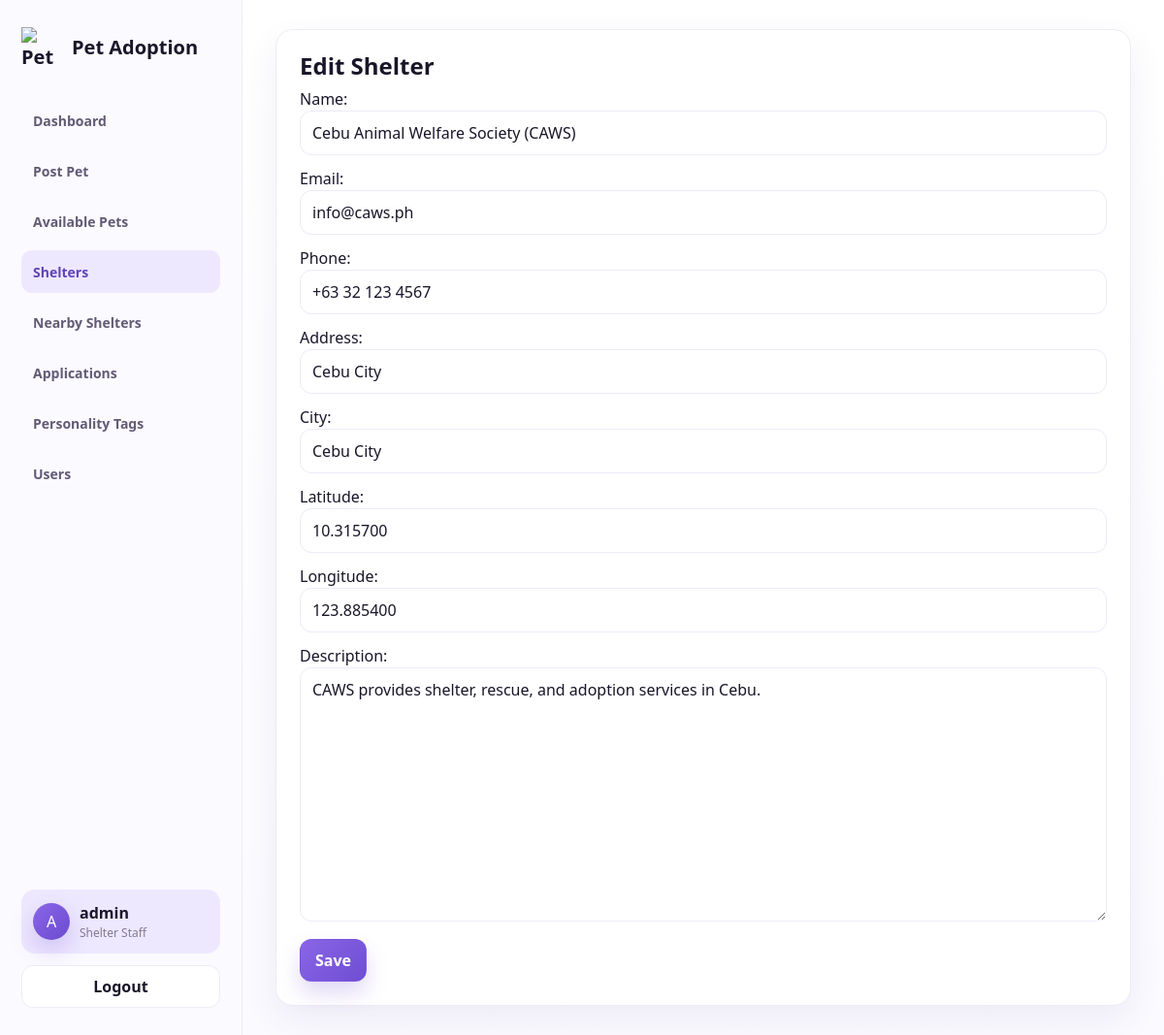
The page /shelters/29/edit/ (signed in) on the database its author committed.
### adoption/models.py (models this page shows, shortened)
class Shelter(models.Model):
    name = models.CharField(max_length=120)
    email = models.EmailField()
    phone = models.CharField(max_length=30, blank=True)
    address = models.CharField(max_length=255)
    city = models.CharField(max_length=80)
    latitude = models.DecimalField(max_digits=9, decimal_places=6, null=True, blank=True)
    longitude = models.DecimalField(max_digits=9, decimal_places=6, null=True, blank=True)
    description = models.TextField(blank=True)
    photo = models.ImageField(upload_to="shelters/", blank=True, null=True)
    created_at = models.DateTimeField(auto_now_add=True)
    class Meta:
        ordering = ["name"]

### adoption/views.py (the view)
# urls.py: path("shelters/<int:pk>/edit/", views.ShelterUpdateView.as_view(), name="shelter-update"),
class ShelterUpdateView(StaffRequiredMixin, UpdateView):
    model = Shelter
    form_class = ShelterForm

### adoption/forms.py
class ShelterForm(BootstrapFormMixin, forms.ModelForm):
    class Meta:
        model = Shelter
        fields = ["name", "email", "phone", "address", "city", "latitude", "longitude", "description"]
    def __init__(self, *args, **kwargs):
        super().__init__(*args, **kwargs)
        self._style_fields()

### adoption/forms.py (called while the page is built)
    def _style_fields(self):
        for field in self.fields.values():
            widget = field.widget
            if isinstance(widget, forms.CheckboxInput):
                widget.attrs.setdefault("class", "checkbox")
            elif isinstance(widget, forms.CheckboxSelectMultiple):
                widget.attrs.setdefault("class", "choice-list")
            else:
                widget.attrs.setdefault("class", "field")

### adoption/views.py (called while the page is built)
    def test_func(self):
        return self.request.user.is_staff

### templates/adoption/shelter_form.html
{% extends "base.html" %}
{% block content %}
<section class="panel">
  <h1>{% if object %}Edit Shelter{% else %}Add Shelter{% endif %}</h1>
  <form method="post">{% csrf_token %}{{ form.as_p }}<button class="primary">Save</button></form>
</section>
{% endblock %}

### templates/base.html (shortened to what this page needs)
{% load static %}
<!doctype html>
<html lang="en">
<head>
  <link rel="stylesheet" href="{% static 'css/site.css' %}">
</head>
<body class="{% block body_class %}{% endblock %}">
  <div class="app-shell">
    {% block sidebar %}
    <aside class="sidebar">
      <a class="brand" href="{% url 'pet-list' %}">
        <img class="brand-logo" src="{% static 'img/pet-adoption-logo-transparent.png' %}" alt="Pet Adoption Logo">
        <span>Pet Adoption</span>
      </a>
      <nav class="side-nav">
        {% with active_url=request.resolver_match.url_name %}
        <a href="{% url 'pet-list' %}" {% if active_url == "pet-list" %}class="active"{% endif %}>Dashboard</a>
        {% if user.is_authenticated %}
          <a href="{% url 'pet-create' %}" {% if active_url == "pet-create" %}class="active"{% endif %}>Post Pet</a>
        {% endif %}
        <a href="{% url 'available-pets' %}" {% if active_url == "available-pets" %}class="active"{% endif %}>Available Pets</a>
        <a href="{% url 'shelter-list' %}" {% if active_url == "shelter-list" or active_url == "shelter-detail" or active_url == "shelter-create" or active_url == "shelter-update" or active_url == "shelter-delete" %}class="active"{% endif %}>Shelters</a>
        <a href="{% url 'nearby-shelters' %}" {% if active_url == "nearby-shelters" %}class="active"{% endif %}>Nearby Shelters</a>
        <a href="{% url 'application-list' %}" >Applications</a>
        <a href="{% url 'tag-list' %}" {% if active_url == "tag-list" or active_url == "tag-create" or active_url == "tag-update" or active_url == "tag-delete" %}class="active"{% endif %}>Personality Tags</a>
        {% if user.is_staff %}
          <a href="{% url 'user-list' %}" {% if active_url == "user-list" or active_url == "user-update" or active_url == "user-delete" %}class="active"{% endif %}>Users</a>
        {% endif %}
        {% endwith %}
      </nav>
      <div class="sidebar-card">
        <div class="avatar">{{ user.username|default:"G"|first|upper }}</div>
        <div>
          <strong>{% if user.is_authenticated %}{{ user.username }}{% else %}Guest User{% endif %}</strong>
          <small>{% if user.is_staff %}Shelter Staff{% elif user.is_authenticated %}Adopter{% else %}Visitor{% endif %}</small>
        </div>
      </div>
      <div class="sidebar-actions">
        {% if user.is_authenticated %}
          <form class="inline" method="post" action="{% url 'logout' %}">{% csrf_token %}<button>Logout</button></form>
        {% else %}
          <a class="button primary" href="{% url 'login' %}">Login</a>
          <a class="button" href="{% url 'register' %}">Register</a>
        {% endif %}
      </div>
    </aside>
    {% endblock %}
    <main class="main-stage">
      {% block content %}{% endblock %}
    </main>
  </div>
</body>
</html>

### static/css/site.css (style rules this page uses)
:root { --ink: #191629; --muted: #817994; --line: #eeeaf8; --panel: #ffffff; --soft: #f8f6ff; --frame: #8f70dd; --brand: #8a65e6; --brand-dark: #6043b8; --accent: #45c0bd; --warn: #f2a94b; --danger: #d64d61; --tag: #f0ebff; --shadow: 0 22px 60px rgba(67, 50, 119, 0.14); }
* { box-sizing: border-box; }
body { margin: 0; min-height: 100vh; color: var(--ink); background: #ffffff; font-family: "Segoe UI", "Trebuchet MS", ui-sans-serif, system-ui, Arial, sans-serif; line-height: 1.5; }
a { color: var(--brand-dark); text-decoration: none; }
h1, h2 { margin: 0 0 10px; line-height: 1.05; letter-spacing: 0; }
p { margin: 0 0 12px; }
img { display: block; max-width: 100%; }
.app-shell { display: grid; grid-template-columns: 250px minmax(0, 1fr); gap: 0; width: 100%; height: 100vh; min-height: 100vh; margin: 0; overflow: hidden; background: #ffffff; border: 0; border-radius: 0; box-shadow: none; }
.sidebar { display: flex; flex-direction: column; position: sticky; top: 0; height: 100vh; min-height: 0; padding: 28px 22px; overflow: hidden; background: #fbfaff; border-right: 1px solid var(--line); }
.brand { display: flex; align-items: center; gap: 10px; color: var(--ink); font-size: 20px; font-weight: 800; }
.brand-logo { width: 42px; height: 42px; object-fit: contain; flex: 0 0 auto; }
.brand-mark, .avatar, .mini-avatar, .pet-thumb { display: inline-grid; place-items: center; flex: 0 0 auto; color: #fff; background: linear-gradient(135deg, var(--brand), #6c4bd1); box-shadow: 0 10px 24px rgba(118, 86, 213, 0.28); }
.side-nav { display: grid; gap: clamp(4px, 1vh, 8px); margin-top: clamp(18px, 3vh, 34px); overflow: hidden; }
.side-nav a { display: flex; align-items: center; min-height: clamp(38px, 5.1vh, 44px); padding: 0 12px; border-radius: 11px; color: #635b75; font-weight: 700; font-size: 14px; }
.side-nav a.active, .side-nav a:hover { color: var(--brand-dark); background: #eee8ff; }
.sidebar-card { display: flex; align-items: center; gap: 10px; margin-top: auto; padding: 12px; flex: 0 0 auto; border-radius: 14px; background: #eee8ff; }
.avatar { width: 38px; height: 38px; border-radius: 50%; }
.sidebar-card strong, .sidebar-card small { display: block; }
.sidebar-card small { color: var(--muted); font-size: 12px; }
.sidebar-actions { display: grid; gap: 8px; margin-top: 12px; flex: 0 0 auto; }
.inline { display: inline; }
.inline button { width: 100%; }
.main-stage { min-width: 0; height: 100vh; overflow-y: auto; padding: 30px 34px; background: linear-gradient(180deg, #ffffff 0%, #fbfaff 100%); }
.panel, .card, .row-card { background: var(--panel); border: 1px solid var(--line); border-radius: 18px; }
.panel { padding: 24px; box-shadow: 0 14px 34px rgba(76, 59, 123, 0.08); }
.field, input, select, textarea { width: 100%; min-height: 42px; padding: 10px 12px; border: 1px solid var(--line); border-radius: 12px; background: #fff; color: var(--ink); font: inherit; }
textarea { min-height: 110px; }
button, .button { display: inline-flex; align-items: center; justify-content: center; min-height: 42px; padding: 9px 15px; border: 1px solid var(--line); border-radius: 12px; background: #fff; color: var(--ink); font: inherit; font-weight: 900; letter-spacing: 0; cursor: pointer; }
.primary { background: linear-gradient(135deg, var(--brand), #6f4ed3); border-color: transparent; color: #fff; box-shadow: 0 12px 22px rgba(117, 83, 216, 0.22); }

### rows shown on the page
Shelter: name "Cebu Animal Welfare Society (CAWS)", email "info@caws.ph", phone "+63 32 123 4567", address "Cebu City", city "Cebu City", latitude "10.315700", longitude "123.885400", description "CAWS provides shelter, rescue, and adoption services in Cebu."

### other values the page prints
{{ user.username|default:"G"|first|upper }} "A"
{{ user.username }} "admin"
